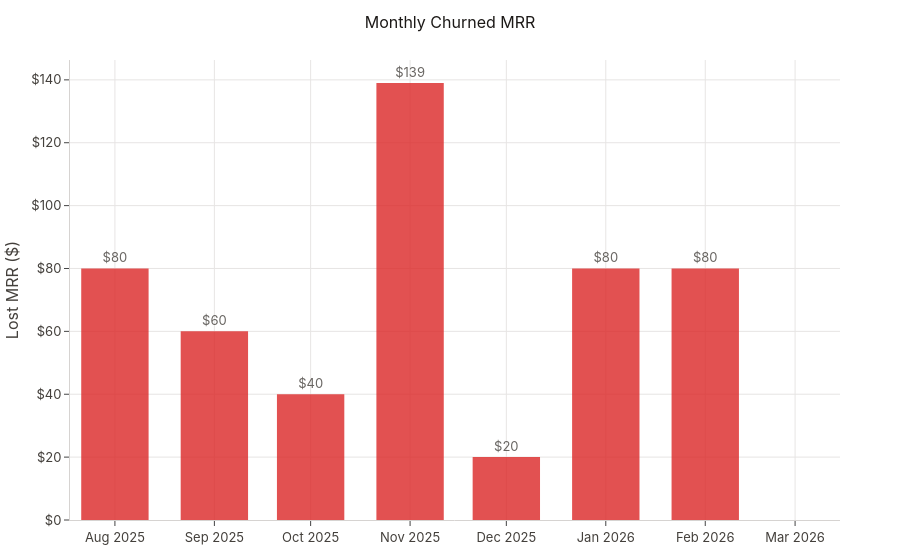

Source (notebook cell):
### Markdown cell above
## 4. Monthly Churned MRR

Lost MRR per month from the MRR waterfall — shows the dollar impact of churn over time.

### Code cell
reports.churn.plot_monthly_lost_mrr(reports.churn.monthly_lost_mrr(tm, START, END))

### Figure 1 — Plotly figure (JSON) as saved in the notebook; plotly's stock layout.template omitted (floating-point values rounded to 4 significant figures)
{"data": [{"marker": {"color": "#DC2626"}, "opacity": 0.8, "text": ["$80", "$60", "$40", "$139", "$20", "$80", "$80", ""], "textposition": "outside", "type": "bar", "x": ["2025-08", "2025-09", "2025-10", "2025-11", "2025-12", "2026-01", "2026-02", "2026-03"], "y": [80.0, 60.0, 40.0, 139.0, 20.0, 80.0, 80.0, 0.0]}], "layout": {"title": {"text": "Monthly Churned MRR"}, "yaxis": {"rangemode": "tozero", "tickformat": ",", "tickprefix": "$", "title": {"text": "Lost MRR ($)"}}}}
